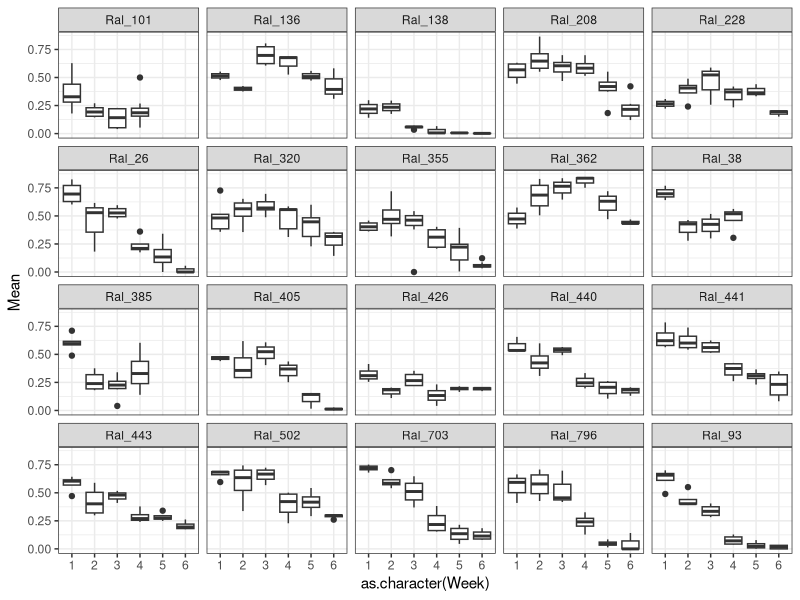
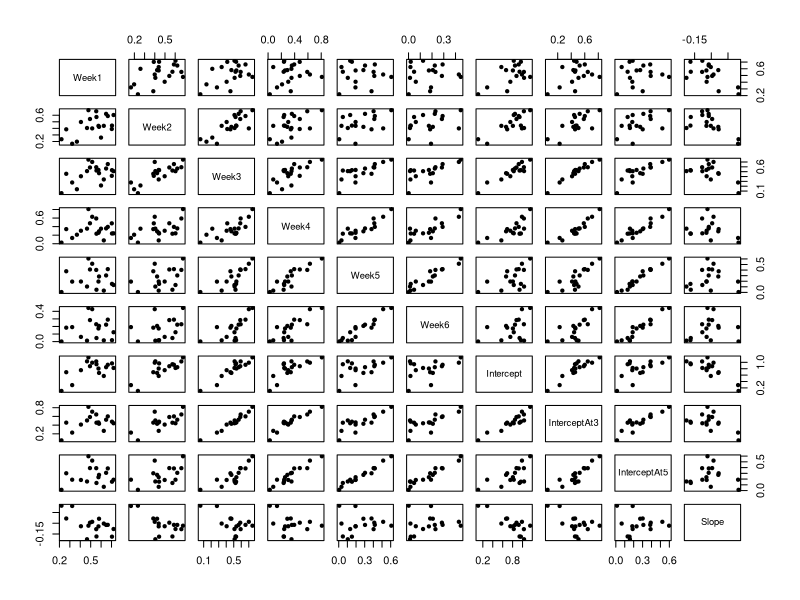
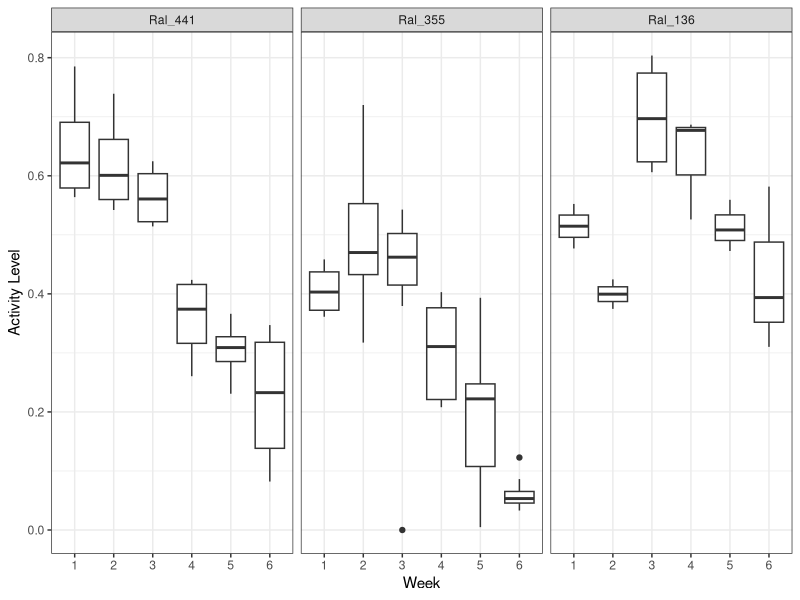
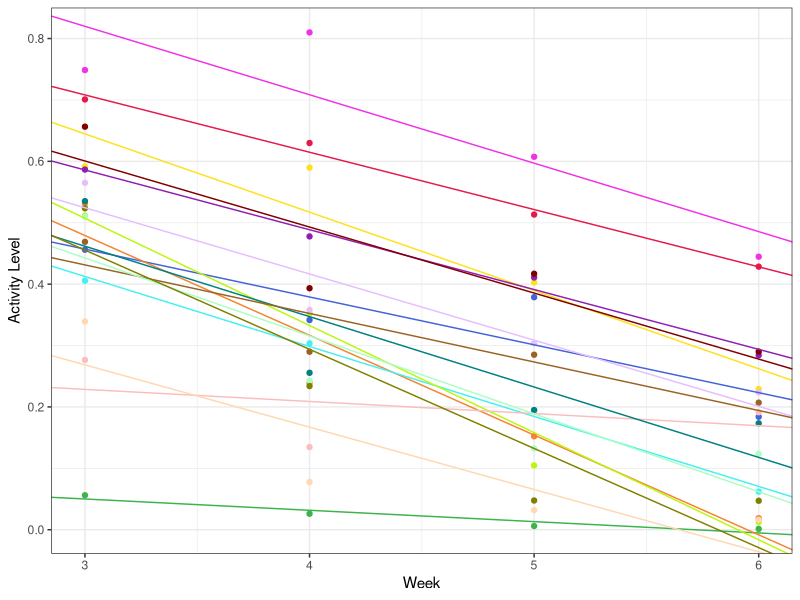

These figures' R source, in order:
library(data.table)
library(tidyverse)
library(lme4)
library(ggforce)

Data<-fread("ClimbingActivity20_Raw.txt")

## Collapse flies within the same vial 
Climb_MeanAbs<-Data[,.(mean(AdjFlyHeight)),by=.(Block,Genotype,Week,Chamber)]
Climb_SEAbs<-Data[,.(sd(AdjFlyHeight)/sqrt(.N)),by=.(Block,Genotype,Week,Chamber)]

Climb_MeanP<-Data[,.(mean(AdjFlyHeight/AdjMaxHeight)),by=.(Block,Genotype,Week,Chamber)]
Climb_SEP<-Data[,.(sd(AdjFlyHeight/AdjMaxHeight)/sqrt(.N)),by=.(Block,Genotype,Week,Chamber)]

Climb<-data.frame(Block=Climb_MeanAbs$Block,Genotype=Climb_MeanAbs$Genotype, 
                  Week=Climb_MeanAbs$Week,Mean=Climb_MeanAbs$V1,SE=Climb_SEAbs$V1)
ClimbP<-data.frame(Block=Climb_MeanAbs$Block,Genotype=Climb_MeanAbs$Genotype, 
                   Week=Climb_MeanAbs$Week,Mean=Climb_MeanP$V1,SE=Climb_SEP$V1)

#########

fit<-lm(Mean~Block+Genotype+as.character(Week),data=Climb)
anova(fit)
#plot(fit)

fit<-lm(Mean~Block+Genotype+as.character(Week),data=ClimbP)
anova(fit)
#plot(fit)

## Using the percentage climbed helps to reduce block effect. So proceed with percentages
## Model fitting seems good for both absolute height and percentage height

########

## Visualization 

Plot<-ggplot(ClimbP,aes(y=Mean,x=as.character(Week)))+geom_boxplot()+theme_bw()
Plot+facet_wrap('Genotype')

########

## Collapse biological replicates 
ClimbSummary<-ClimbP %>% group_by(Block,Genotype,Week) %>% summarise(PHeight=mean(Mean))

fit<-lm(PHeight~Block+Genotype+as.character(Week),data=ClimbSummary)
anova(fit)

########

## Turn summary data into wide format

Climb_Wide<-ClimbSummary
Climb_Wide$Age<-paste("Week",ClimbSummary$Week,sep="")
Climb_Wide<-select(Climb_Wide,-Week)
Climb_Wide<-spread(Climb_Wide,Age,PHeight)
Climb_Wide<-data.table(Climb_Wide)
Climb_Wide<-Climb_Wide[order(Genotype)]

########

## Baseline climbing ability and rate of climbing ability decrease 

Intercept<-rep(NA,nrow(Climb_Wide))
InterceptAt3<-rep(NA,nrow(Climb_Wide))
InterceptAt5<-rep(NA,nrow(Climb_Wide))
Slope<-rep(NA,nrow(Climb_Wide))
for (i in 1:nrow(Climb_Wide)) {
  if (is.na(Climb_Wide[i,Week5])==FALSE | is.na(Climb_Wide[i,Week6])==FALSE) {
    Week<-c(3,4,5,6)
    mod<-lm(Climb_Wide[i,c(Week3,Week4,Week5,Week6)]~Week)
    Intercept[i]<-mod$coefficients[1]
    Slope[i]<-mod$coefficients[2]
    InterceptAt3[i]<-predict(mod)[1]
    InterceptAt5[i]<-predict(mod)[3]
  }
  else {}
}
Summary_LM<-data.table(Climb_Wide[,1:2],Intercept,InterceptAt3,InterceptAt5,Slope)


Climb_Result<-data.table(Climb_Wide,Summary_LM[,3:6])

Pairs<-as.matrix(Climb_Result[,-c(1,2)])
row.names(Pairs)<-Climb_Wide$Genotype
pairs(Pairs,pch=20)

write.table(Climb_Result,"Activity_Genotype20.txt",quote=F,sep="\t",row.names=F)

########

## Plot of example strains

Exp<-ClimbP[ClimbP$Genotype %in% c("Ral_441","Ral_355","Ral_136"),]
Exp$Genotype=factor(Exp$Genotype, levels=c('Ral_441','Ral_355','Ral_136'))

Plot<-ggplot(Exp,aes(y=Mean,x=as.character(Week)))+geom_boxplot()+theme_bw()+xlab("Week")+ylab("Activity Level")
pdf("ActivityLevelExample.pdf", width=8, height=3)
Plot+facet_wrap('Genotype')
dev.off()

##############

## Visualize variation of climbing over age

Fill<-c('#e6194b', '#3cb44b', '#ffe119', '#4363d8', '#f58231', '#911eb4', '#46f0f0', '#f032e6', '#bcf60c', '#fabebe', '#008080', '#e6beff', '#9a6324', '#800000', '#aaffc3', '#808000', '#ffd8b1', '#000075', '#808080')
ClimbSummary<-arrange(ClimbSummary,Genotype,Week)
ClimbSummary<-filter(ClimbSummary, Genotype!="Ral_101" & Genotype!="Ral_38" & Genotype!="Ral_385")

Plot<-ggplot(ClimbSummary, aes(x=Week,y=PHeight,group=Genotype,colour=Genotype))+
  geom_point()+theme_bw()+xlab("Week")+ylab("Activity Level")+
  scale_color_manual(values=Fill)+theme(legend.position="none")

GenoFill<-data.frame(Genotype=ClimbSummary$Genotype,GenoCol=ggplot_build(Plot)$data[[1]]$colour)
GenoFill<-unique(GenoFill)

ClimbVar<-Climb_Result[,c(1,2,9,12)]
ClimbVar<-merge(ClimbVar,GenoFill)
ClimbVar<-ClimbVar[complete.cases(ClimbVar),]

for (i in 1:nrow(ClimbVar)) {
  Plot<-Plot+geom_abline(slope=ClimbVar$Slope[i], intercept=ClimbVar$Intercept[i], colour=ClimbVar$GenoCol[i])+
    scale_x_continuous(limits=c(3, 6))
}

pdf("VariationClimbing.pdf",width=4,height=4)
Plot
dev.off()



